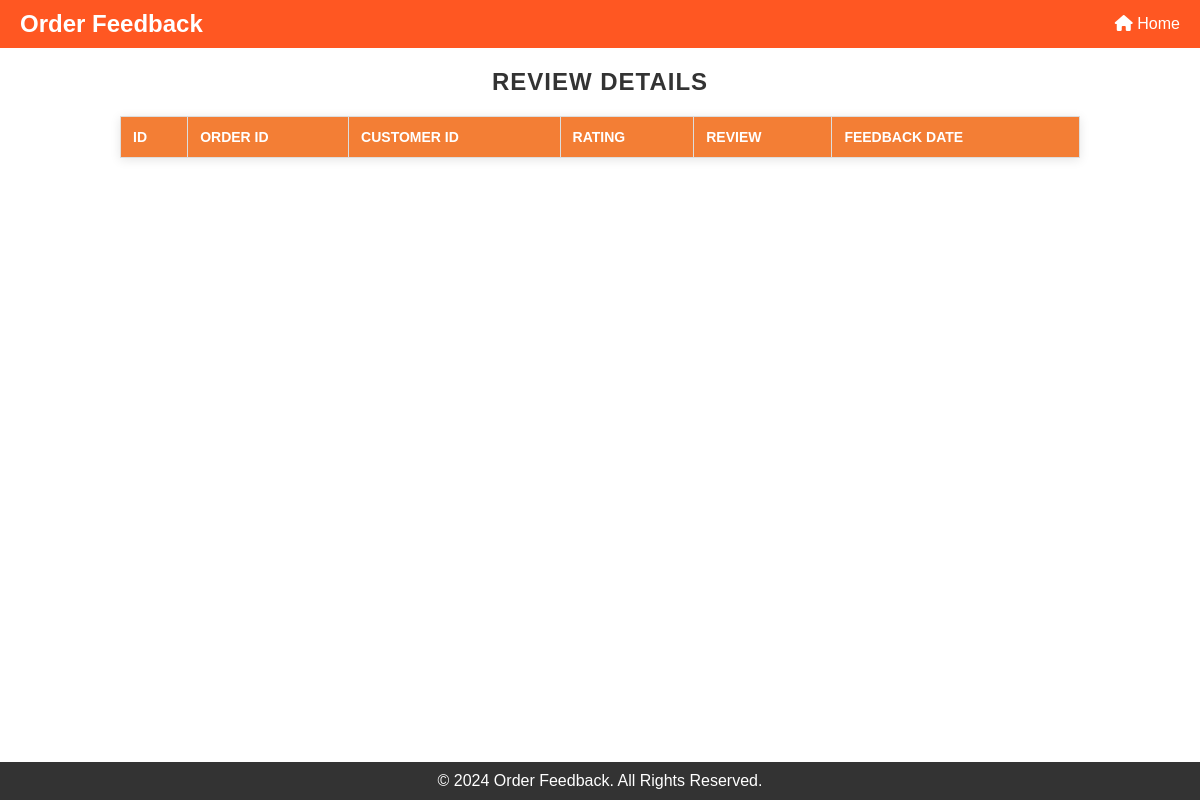
The page /view_ratings on the database as committed earlier.
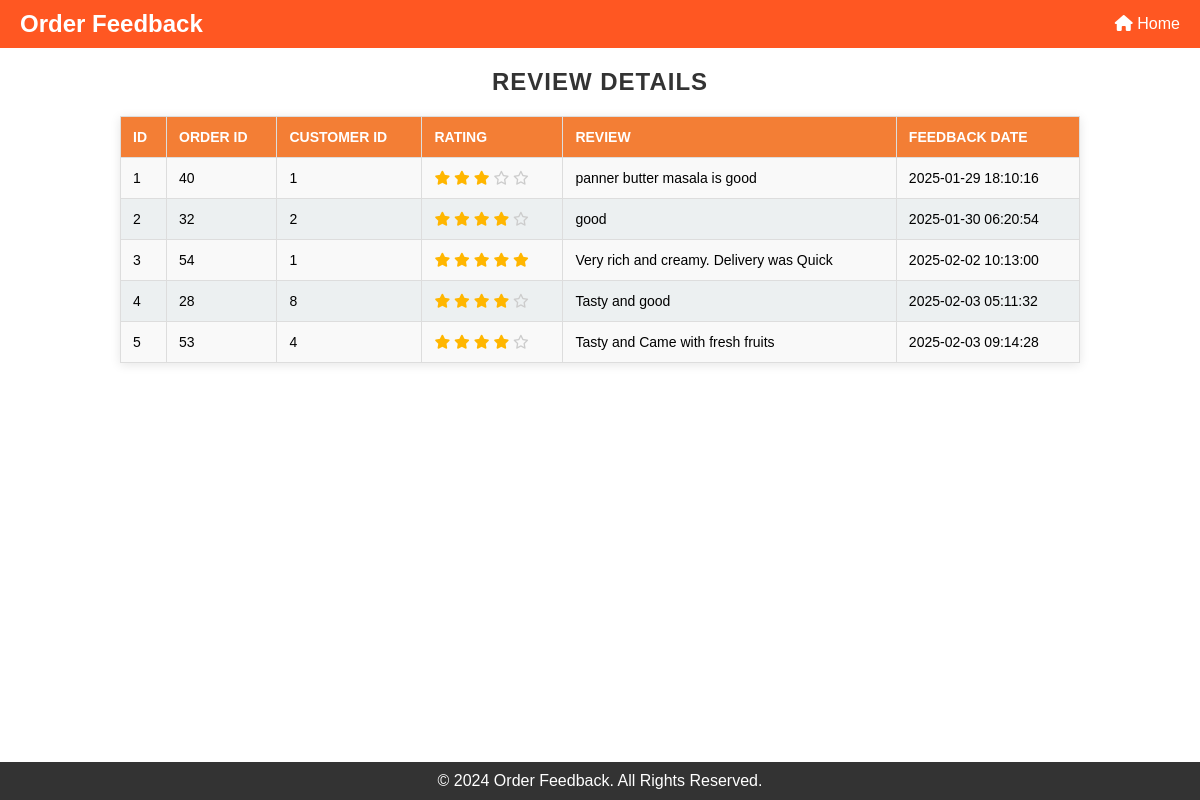
The same page on the database as committed later.
### tables this page shows
CREATE TABLE OrderFeedback (
            id INTEGER PRIMARY KEY AUTOINCREMENT,
            orderId INTEGER NOT NULL,
            customerId INTEGER NOT NULL,
            rating INTEGER CHECK(rating BETWEEN 1 AND 5) NOT NULL,
            review TEXT,
            feedbackDate TIMESTAMP DEFAULT CURRENT_TIMESTAMP,
            FOREIGN KEY (orderId) REFERENCES Orders (orderId) ON DELETE CASCADE,
            FOREIGN KEY (customerId) REFERENCES users (id) ON DELETE CASCADE
        );

### mergedapp.py (the view)
@app.route('/view_ratings')
def order_ratings():
    try:
        with get_db_connection() as conn:
            cursor = conn.cursor()
            cursor.execute('''
            SELECT id, orderId, customerId, rating, review, feedbackDate
            FROM OrderFeedback;
            ''')
            feedback_data = cursor.fetchall()  # Fetch all rows
    except sqlite3.Error as e:
        print(f"Database error: {e}")
        feedback_data = []
    return render_template('view-ratings.html',  feedback_data=feedback_data)

### mergedapp.py (called while the page is built)
def get_db_connection():
    conn = sqlite3.connect(DATABASE)  # Timeout to avoid lock
    conn.row_factory = sqlite3.Row
    return conn

### templates/view-ratings.html (shortened to what this page needs)
<!DOCTYPE html>
<html lang="en">
<head>
    <link href="https://cdnjs.cloudflare.com/ajax/libs/font-awesome/6.5.0/css/all.min.css" rel="stylesheet">
</head>
<body>
    <header>
        <div class="logo">Order Feedback</div>
        <nav>
            <ul>
                <li><a href="{{ url_for('admin')}}"><i class="fa-solid fa-house"></i> Home</a></li>
            </ul>
        </nav>
    </header>
    <main>
        <section>
            <h1>Review Details</h1>
            <table>
                <thead>
                    <tr>
                        <th>ID</th>
                        <th>Order ID</th>
                        <th>Customer ID</th>
                        <th>Rating</th>
                        <th>Review</th>
                        <th>Feedback Date</th>
                    </tr>
                </thead>
                <tbody>
                    {% for feedback in feedback_data %}
                    <tr>
                        <td>{{ feedback[0] }}</td>
                        <td>{{ feedback[1] }}</td>
                        <td>{{ feedback[2] }}</td>
                        <td>
                            {% for i in range(feedback[3]) %}
                                <i class="fa-solid fa-star star-filled"></i>
                            {% endfor %}
                            {% for i in range(feedback[3], 5) %}
                                <i class="fa-regular fa-star star-empty"></i>
                            {% endfor %}
                        </td>
                        <td>{{ feedback[4] }}</td>
                        <td>{{ feedback[5] }}</td>
                    </tr>
                    {% endfor %}
                </tbody>
            </table>
        </section>
    </main>
    <footer>
        <p>&copy; 2024 Order Feedback. All Rights Reserved.</p>
    </footer>
</body>
</html>

Rows that differ between the two databases and show on the page:
added OrderFeedback: id "1", orderId "40", customerId "1", rating 3 (drawn), review "panner butter masala is good", feedbackDate "2025-01-29 18:10:16"
added OrderFeedback: id "2", orderId "32", customerId "2", rating 4 (drawn), review "good", feedbackDate "2025-01-30 06:20:54"
added OrderFeedback: id "3", orderId "54", customerId "1", rating 5 (drawn), review "Very rich and creamy. Delivery was Quick", feedbackDate "2025-02-02 10:13:00"
added OrderFeedback: id "4", orderId "28", customerId "8", rating 4 (drawn), review "Tasty and good", feedbackDate "2025-02-03 05:11:32"
added OrderFeedback: id "5", orderId "53", customerId "4", rating 4 (drawn), review "Tasty and Came with fresh fruits", feedbackDate "2025-02-03 09:14:28"
